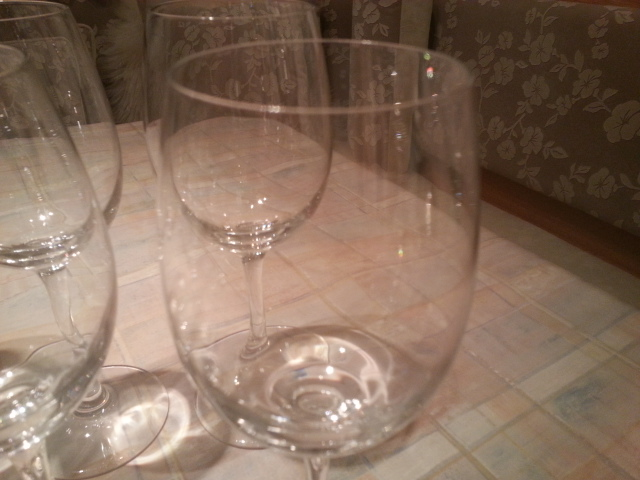
#> input picture glas.jpg, 640 x 480 px
$ jupyter execute --allow-errors sortierer.ipynb   (shell and % lines are left out)
#> lines starting #> are read from the running program, lines starting #| are printed output that depends on the picture
[cell 1]
from PIL import Image
import numpy as np
import cv2
import matplotlib.pyplot as plt
import shutil
import os
import time

[cell 2]
# Befehl muss zweimal ausgeführt werden (komisch)

Nicht ganzes Bild verwenden. <br>
Mitte der Bilder wird verwendet 500x500x3 Ausschnitt <br>
Ursprüngliches Bild: 2448x3264x3 (x,y,z) <br> <br>
$ \frac{2248}{2} \mp 250 = (974:1474) $ <br>
$ \frac{3264}{2} \mp 250 = (1382:1882) $ <br>
974:1474 x 1382:1882 x 3 <br>
Transform old JPEG to new: https://github.com/smileychris/easy-thumbnails/issues/95 <br>

[cell 3]
path = 'C:/Users/User/Desktop/Muell_and_clean'
path_cyg = '/cygdrive/c/Users/User/Desktop/Muell_and_clean'
#> (the rest of this cell did not finish here and is left out)

#> (a cell that did not finish here is left out)

[cell 5]
# files muss mit path_cyg initalisiert werden sonst Fehler (komisch)

#> (a cell that did not finish here is left out)

[cell 7]
n = 1
#> (the rest of this cell did not finish here and is left out)

#> (a cell that did not finish here is left out)

[cell 9]
plt.close('all')

copy2:  https://stackoverflow.com/questions/123198/how-do-i-copy-a-file-in-python <br>

Link: https://stackoverflow.com/questions/14494101/using-other-keys-for-the-waitkey-function-of-opencv <br>
Nächsten zwei Cells dienen **NUR** zur Hilfe

move and rename: https://stackoverflow.com/questions/8858008/how-to-move-a-file-in-python <br>
string format: https://stackoverflow.com/questions/339007/nicest-way-to-pad-zeroes-to-string?utm_medium=organic&utm_source=google_rich_qa&utm_campaign=google_rich_qa <br>
Datum: http://www.gtkdb.de/index_31_2492.html <br>

[cell 10]
def zf(klasse, i):
    shutil.copy2(path + '/all/' + files_all[i], path + klasse)
    shutil.move(path + '/all/' + files_all[i], path + '/zugeschnitten_und_sortiert')
    if method == 'resize':
        os.rename(path + klasse + '/' + files_all[i], path + klasse + klasse + '_' + time.strftime('%Y%m%d') + '_' + f'{i:06}' + '.jpg')
    elif method == 'cut':
        os.rename(path + klasse + '/' + files_all[i], path + klasse + klasse + '_' + files_all[i])
    plt.close('all')
    cv2.destroyAllWindows()
    return i+1

[cell 11]
clean = 'a'
muell = 'd'
scheisse = 't'
ende = 'q'
#> (the rest of this cell did not finish here and is left out)

[cell 12]
from PIL import Image
#> (the rest of this cell did not finish here and is left out)

[cell 13]
plt.close('all')

#> (a cell that did not finish here is left out)

[cell 15]
f'0x10'

[cell 16]
for n in range(15):
    print(f'{n:06}')

[cell 17]
import time
print(time.strftime('%Y%m%d'))

[cell 18]
glas_resize = Image.open('glas.jpg')
#> glas_resize is the input picture: PIL image 640x480 RGB; mean R, G, B 134.5, 110.2, 93.1
glas_resize = glas_resize.resize((500, 500))
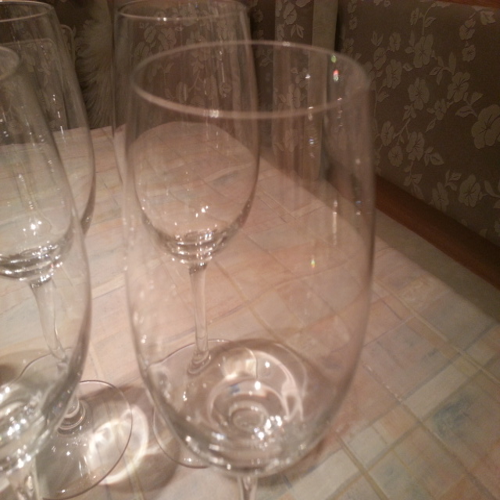
#> glas_resize: PIL image 500x500 RGB; mean R, G, B 134.5, 110.2, 93.1
glas_resize = np.array(glas_resize)
plt.figure('direkt resize')
plt.imshow(glas_resize)


glas = np.array(Image.open('glas.jpg'))
glas = glas[0:480,0:480]
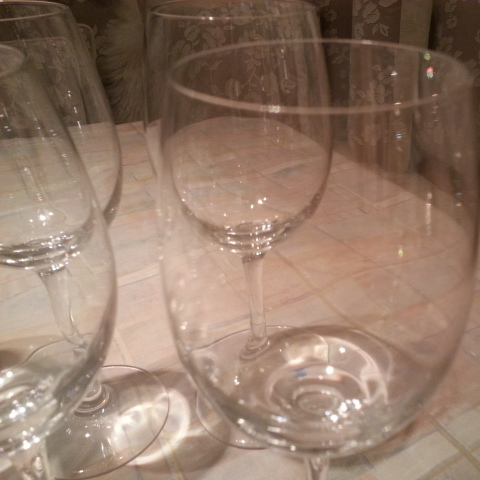
#> glas: shape (480, 480, 3); mean R, G, B 148, 122.3, 105.3
plt.figure('480')
plt.imshow(glas)
glas = Image.fromarray(np.uint8(glas))
glas = glas.resize((500, 500))
#> glas: PIL image 500x500 RGB
glas = np.array(glas)
plt.figure('500')
plt.imshow(glas)
